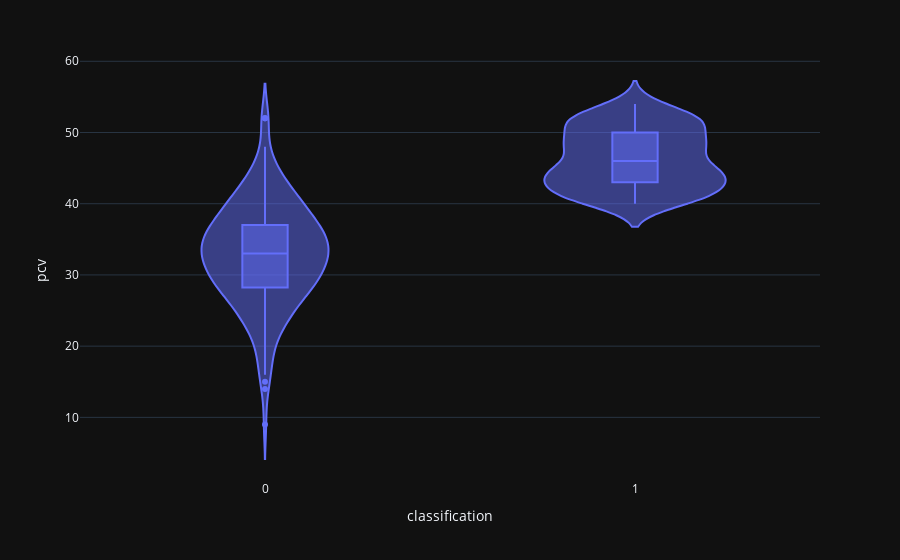

The cell this chart's notebook holds for it:
### Code cell
violin('pcv')

### Figure 1 — Plotly figure (JSON) as saved in the notebook; plotly's stock layout.template omitted (floating-point values rounded to 4 significant figures; data arrays with more than 128 entries replaced by an {"elided": "..."} marker saying what was removed)
{"data": [{"alignmentgroup": "True", "box": {"visible": true}, "hovertemplate": "classification=%{x}<br>pcv=%{y}<extra></extra>", "legendgroup": "", "marker": {"color": "#636efa"}, "name": "", "offsetgroup": "", "orientation": "v", "scalegroup": "True", "showlegend": false, "type": "violin", "x": {"elided": "400 int values"}, "x0": " ", "xaxis": "x", "y": {"elided": "400 int values"}, "y0": " ", "yaxis": "y"}], "layout": {"legend": {"tracegroupgap": 0}, "margin": {"t": 60}, "violinmode": "group", "xaxis": {"anchor": "y", "domain": [0, 1], "title": {"text": "classification"}}, "yaxis": {"anchor": "x", "domain": [0, 1], "title": {"text": "pcv"}}}}
